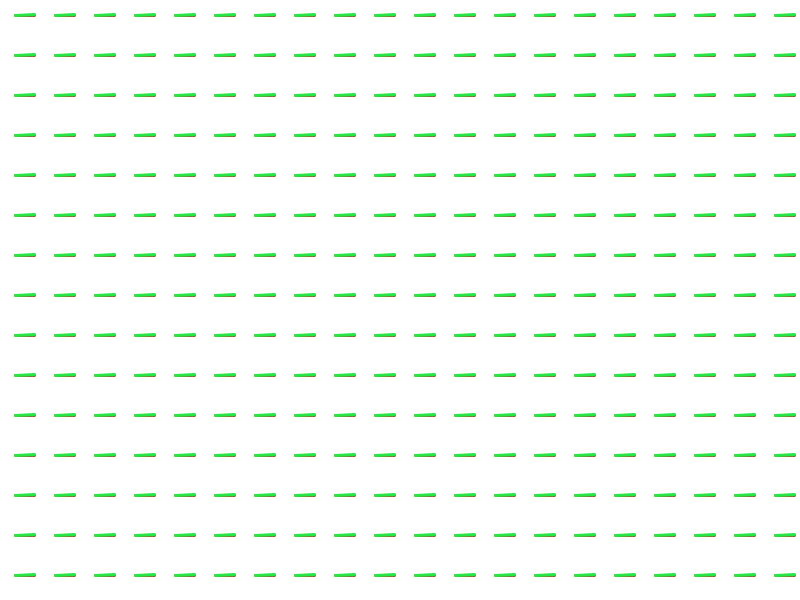
Frame 1 (no input)
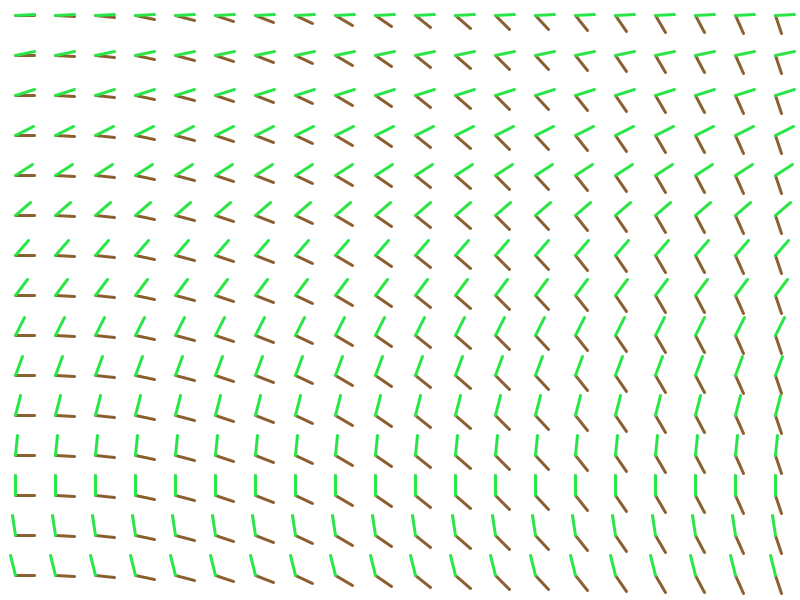
Frame 60 (the mouse pressed at the canvas centre just before this capture)
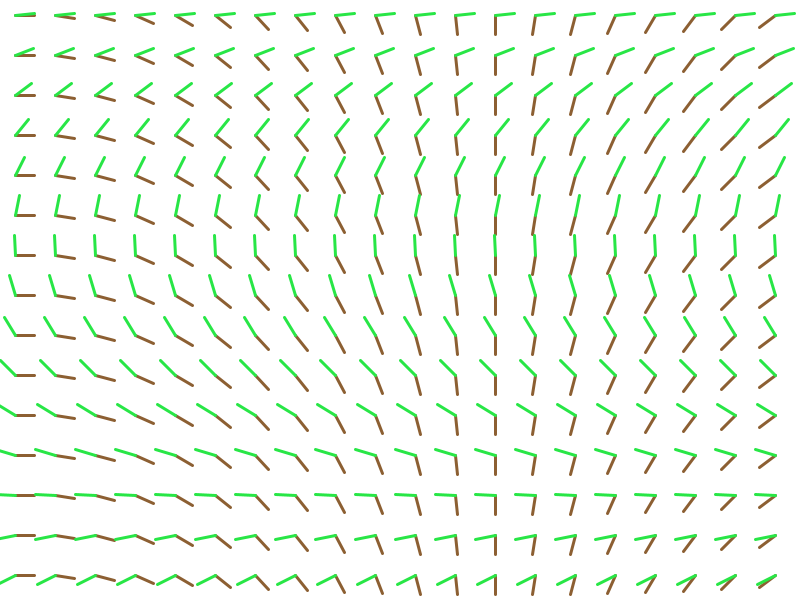
Frame 120 (the mouse held since frame 60 and released just before this capture)

The Processing sketch that drew these frames (run headless with seeded random() and noise(); from frame 60 on, the mouse is pressed at the canvas centre):

// Processing sketch: Clock_made_of__clocks
// ── Clock_made_of__clocks.pde

ArrayList<Clock> clock;
int n=15;
void setup(){
  //fullScreen();
  size(800,600);
  background (255);
   clock = new ArrayList<Clock>();
   for (int i=n;i<width; i += height/n){
    for(int j=n;j<height; j += height/n){
      clock.add(new Clock(i,j));
    }
  }
  strokeWeight(3);
}

void draw(){
  background(255);
  
  for (Clock c : clock){
   c.update();
    c.show();
    
  }
}

// ── class_Clock.pde
class Clock {

  PVector position;
  float angle1=0;
  float angle2=0;
  float r = height/n;
  float center_x;
  float center_y;
  float line1_x;
  float line1_y;
  float line2_x;
  float line2_y;
  float weight_x;
  float weight_y;

  Clock(float X, float Y) {
    center_x = X;
    center_y = Y;
    weight_x = X;
    weight_y = Y;
  }

  void show() {
    //Circle();
    Line1();
    Line2();
  }
  void update() {
    update1();
    update2();
  }

  void update1() {
    angle1 = frameCount * PI/600 * weight_x/200;
    line1_x = .5 * r * cos(angle1);
    line1_y = .5 * r * sin(angle1);
  }
  void update2() {
    angle2 = -1 * frameCount * PI/300 * weight_y/200;
    line2_x = .5 * r * cos(angle2);
    line2_y = .5 * r * sin(angle2);
  }

  void Circle() {
    noFill();
    stroke(210, 200, 30);
    ellipse(center_x, center_y, r, r);
  }

  void Line1() {
    stroke(140, 95, 50);
    pushMatrix();
    translate(center_x, center_y);
    line(0, 0, line1_x, line1_y);
    popMatrix();
  }

  void Line2() {
    stroke(40, 230, 70);
    pushMatrix();
    translate(center_x, center_y);
    line(0, 0, line2_x, line2_y);
    popMatrix();
  }
}
